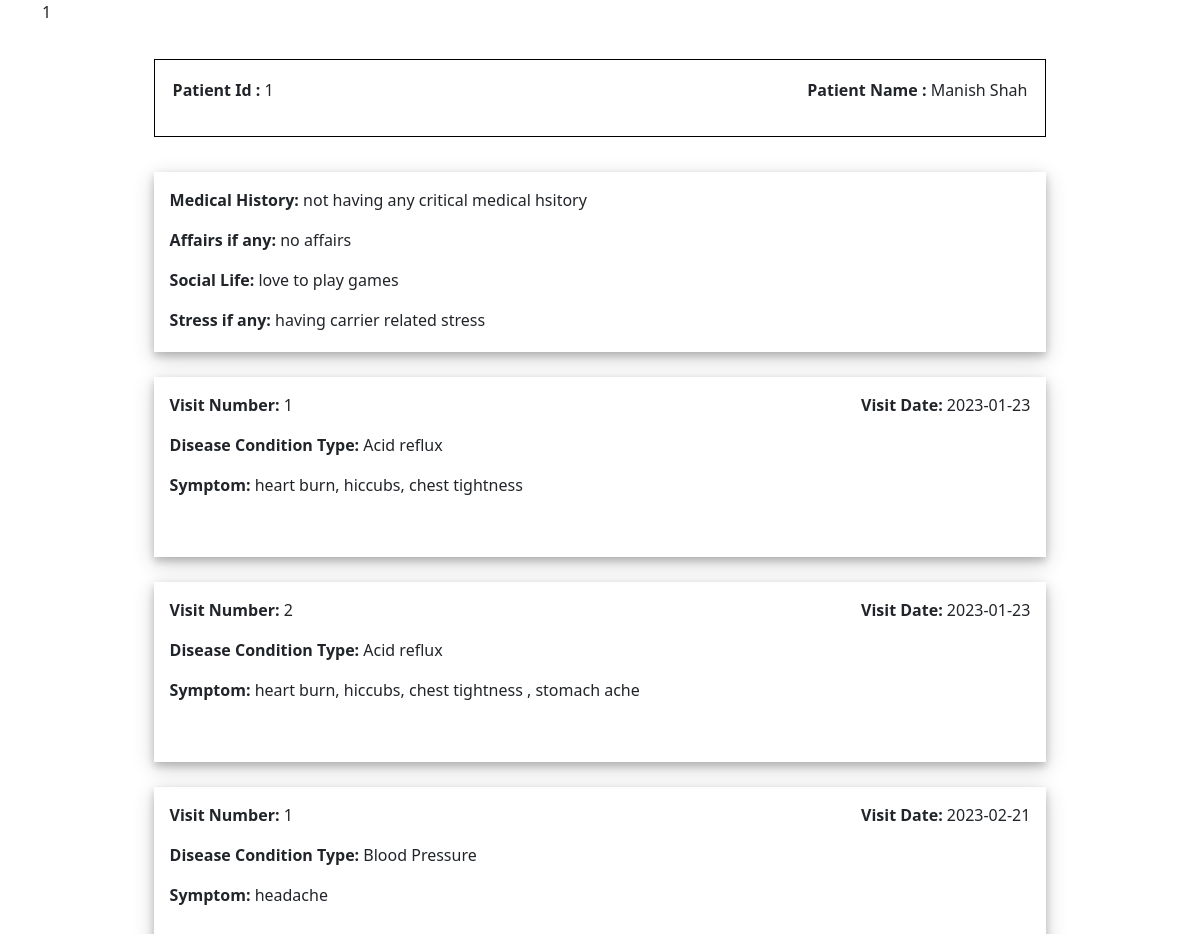
Screenshot of /viewinfo.php?id=1 (signed in) with the database file from the repository.
### tables this page shows
CREATE TABLE `patientinfo` (
  `patient_id` int(5) NOT NULL,
  `patient_name` varchar(35) NOT NULL,
  `patient_email` varchar(50) DEFAULT NULL,
  `patient_contact` bigint(12) DEFAULT NULL,
  `patient_dob` date NOT NULL,
  `patient_age` int(4) NOT NULL,
  `patient_gender` varchar(10) DEFAULT NULL,
  `Treatment_start` date NOT NULL,
  `Treatment_status` varchar(50) NOT NULL,
  `Treatment_end` date DEFAULT NULL,
  `Total Visits` int(5) DEFAULT NULL
);

CREATE TABLE `patienthealth` (
  `id` int(5) NOT NULL,
  `visit_no` int(5) NOT NULL,
  `patient_id` int(5) NOT NULL,
  `patient_name` varchar(25) DEFAULT NULL,
  `stress` varchar(255) DEFAULT NULL,
  `socialinfo` varchar(255) DEFAULT NULL,
  `affairsinfo` varchar(255) DEFAULT NULL,
  `medicalhistory` varchar(255) DEFAULT NULL,
  `visit_date` date NOT NULL
);

CREATE TABLE `disease` (
  `id` int(5) NOT NULL,
  `visit_no` int(5) NOT NULL,
  `patient_id` int(5) NOT NULL,
  `patient_name` varchar(25) DEFAULT NULL,
  `disease_name` varchar(50) DEFAULT NULL,
  `condition_type` varchar(25) NOT NULL,
  `disease_duration` int(8) NOT NULL,
  `symptom` varchar(150) DEFAULT NULL,
  `visit_date` date DEFAULT NULL
);

### viewinfo.php (the view, shortened to what this page needs)
<!DOCTYPE html>
<html lang="en">
<head>
    <link href="https://cdn.jsdelivr.net/npm/bootstrap@5.2.3/dist/css/bootstrap.min.css" rel="stylesheet">
    <link rel="stylesheet" href="https://cdnjs.cloudflare.com/ajax/libs/font-awesome/4.7.0/css/font-awesome.min.css">
<link rel="stylesheet" href="css/navbar.css">
</head>
<body>
<div class="container">
    <?php
    include("conn.php");
   $id =  $_GET['id'];
   echo $id;
   $sel_pf = "SELECT * from patientinfo where patient_id = $id;";
   $dis = "SELECT * from disease where patient_id = $id;";
   $pi_q = mysqli_query($conn,$sel_pf);
   $dis_q = mysqli_query($conn,$dis);
   $res_pf = mysqli_fetch_assoc($pi_q);
   $pat_health = "SELECT * from patienthealth where patient_id = $id;";
        $ph_q = mysqli_query($conn,$pat_health);
         $res_phat = mysqli_fetch_assoc($ph_q);
    if(mysqli_num_rows($pi_q) > 0 ){
        echo "<div class='head'>
        <p><strong>Patient Id : </strong>$res_pf[patient_id]</p>
        <p><strong>Patient Name : </strong>$res_pf[patient_name]</p>
    </div>";
echo " <div class='info'>
<p><strong>Medical History: </strong> $res_phat[medicalhistory]</p>
<p><strong>Affairs if any: </strong>$res_phat[affairsinfo]</p>
<p><strong>Social Life:  </strong>$res_phat[socialinfo]</p>
<p><strong>Stress if any: </strong>$res_phat[stress]</p></div>
";
    while($res_dis= mysqli_fetch_assoc($dis_q)){
echo "
<div class='info'>
<div class='visit'>
<p><strong>Visit Number: </strong>$res_dis[visit_no]</p>
<p><strong>Visit Date: </strong>$res_dis[visit_date]</p>
</div>
<p><strong>Disease Condition Type: </strong>$res_dis[disease_name]</p>
<p><strong>Symptom: </strong>$res_dis[symptom]</p>
    </div>
        ";
    }
        }
    ?>
   </div>
</body>
</html>

### viewinfo.php (style rules this page uses)
.info { width: 80%; height: 180px; margin: 25px auto; padding: 16px; box-shadow: 0 4px 8px 0 rgba(0, 0, 0, 0.2), 0 6px 20px 0 rgba(0, 0, 0, 0.19); }
.head { width: 80%; margin: 35px auto; padding: 18px; border: 1px solid black; display: flex; justify-content: space-between; align-items: center; }
.visit { display: flex; justify-content: space-between; align-items: center; }

### rows the page displays
patientinfo: patient_id "1", patient_name "Manish Shah"
patienthealth: medicalhistory "not having any critical medical hsitory", affairsinfo "no affairs", socialinfo "love to play games", stress "having carrier related stress"
disease: visit_no "1", visit_date "2023-01-23", disease_name "Acid reflux", symptom "heart burn, hiccubs, chest tightness"
disease: visit_no "2", visit_date "2023-01-23", disease_name "Acid reflux", symptom "heart burn, hiccubs, chest tightness , stomach ache"
disease: visit_no "1", visit_date "2023-02-21", disease_name "Blood Pressure", symptom "headache"

### other values shown
$id "1"
